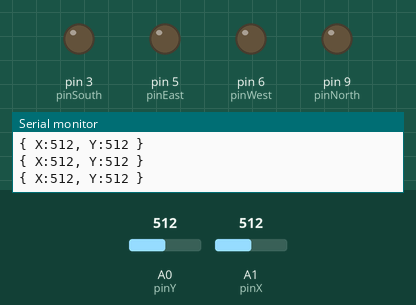
Simulated run of this program. Board: Arduino Uno, built with avr-gcc and run on an emulated ATmega328P. Parts: output pins drawn as LEDs (lit = HIGH), the last lines printed to the serial monitor. The inputs (shaded band) are chosen by the test bench; at power-on: A1 (pinX) = 512, A0 (pinY) = 512.

Above: at 1.2 s.
1.3 s: A1 (pinX) set to 894
2.8 s: A1 (pinX) set to 915
At 3.7 s:
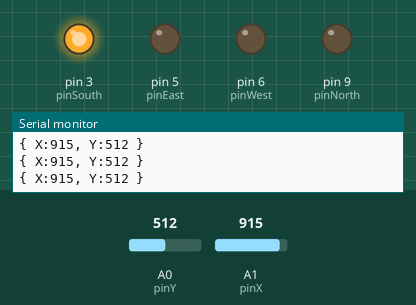
4.3 s: A0 (pinY) set to 106
5.8 s: A0 (pinY) set to 88
At 6.3 s:
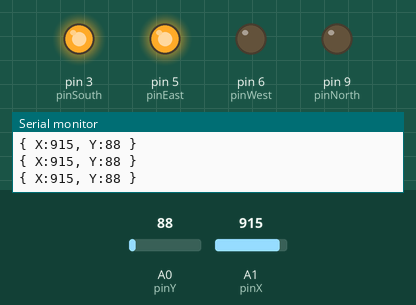
7.3 s: A1 (pinX) set to 900
At 7.7 s:
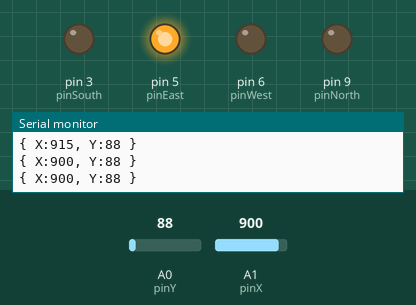
8.9 s: A0 (pinY) set to 1010
At 10.3 s:
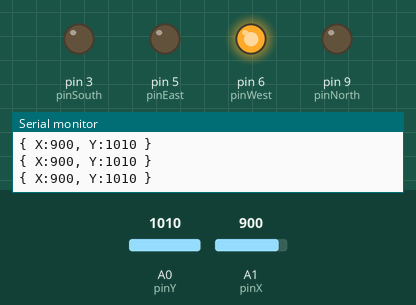
Timing chart, 0 to 11.5 s (numbered marks = the images above; inputs shaded):
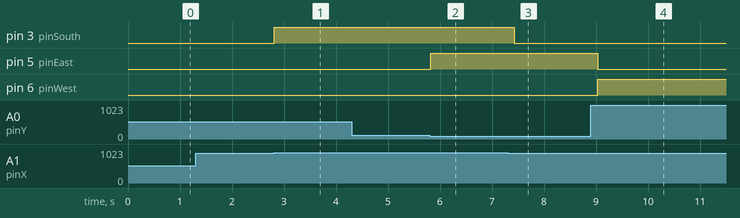

The program:

main.cpp
```cpp
#include <Arduino.h>

int pinX = A1;
int pinY = A0;
int digitalPushButtonPin = 2;

int pinNorth = 9;
int pinSouth = 3;
int pinWest  = 6;
int pinEast  = 5;

int xVal = 0;
int yVal = 0;

void setup() {
  Serial.begin(9600);
  pinMode(pinX, INPUT);
  pinMode(pinY, INPUT);
  pinMode(digitalPushButtonPin, INPUT);

  pinMode(pinNorth, OUTPUT);
  pinMode(pinSouth, OUTPUT);
  pinMode(pinWest, OUTPUT);
  pinMode(pinEast, OUTPUT);
}

void show_coordinates() {
  xVal = analogRead(pinX);
  yVal = analogRead(pinY);

  Serial.print("{ ");
  Serial.print("X:");
  Serial.print(xVal);
  Serial.print(", ");
  Serial.print("Y:");
  Serial.print(yVal);
  Serial.println(" }");
}

void blink(int xVal, int yVal) {
  if (xVal < 100) {
    digitalWrite(pinNorth, HIGH);
  } else {
    digitalWrite(pinNorth, LOW);
  }

  if (xVal > 900) {
    digitalWrite(pinSouth, HIGH);
  } else {
    digitalWrite(pinSouth, LOW);
  }

  if (yVal > 1000) {
    digitalWrite(pinWest, HIGH);
  } else {
    digitalWrite(pinWest, LOW);
  }

  if (yVal < 100) {
    digitalWrite(pinEast, HIGH);
  } else {
    digitalWrite(pinEast, LOW);
  }
}

void loop() {
  show_coordinates();
  blink(xVal, yVal);

  delay(200);
}
```

Measured:
- the behaviour switches between 900 and 901 on A1 (pinX) (found by bisection; images 0 and 1)
- the behaviour switches between 100 and 99 on A0 (pinY) (found by bisection; images 1 and 2)
- after the input at 2.8 s, pin 3 (pinSouth): LOW → HIGH at once
- after the input at 5.8 s, pin 5 (pinEast): LOW → HIGH at once
- after the input at 7.3 s, pin 3 (pinSouth): HIGH → LOW after 0.13 s
- after the input at 8.9 s, pin 5 (pinEast): HIGH → LOW after 0.13 s; pin 6 (pinWest): LOW → HIGH after 0.13 s
